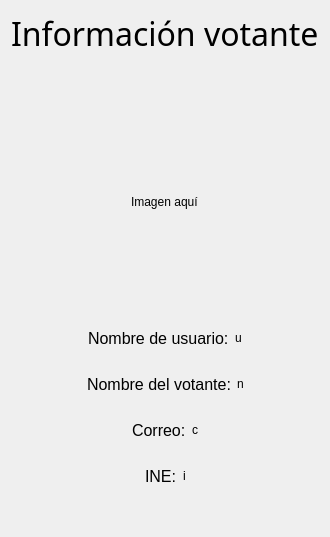
      <widget class="QWidget" name="page_v1">
       <layout class="QVBoxLayout" name="verticalLayout">
        <item>
         <layout class="QGridLayout" name="gridLayout_2">
          <item row="3" column="0">
           <spacer name="verticalSpacer_6">
            <property name="orientation">
             <enum>Qt::Vertical</enum>
            </property>
            <property name="sizeHint" stdset="0">
             <size>
              <width>20</width>
              <height>40</height>
             </size>
            </property>
           </spacer>
          </item>
          <item row="5" column="0">
           <layout class="QHBoxLayout" name="horizontalLayout_7">
            <property name="topMargin">
             <number>20</number>
            </property>
            <item>
             <spacer name="horizontalSpacer_5">
              <property name="orientation">
               <enum>Qt::Horizontal</enum>
              </property>
              <property name="sizeHint" stdset="0">
               <size>
                <width>40</width>
                <height>20</height>
               </size>
              </property>
             </spacer>
            </item>
            <item>
             <widget class="QLabel" name="label_10">
              <property name="font">
               <font>
                <pointsize>12</pointsize>
               </font>
              </property>
              <property name="text">
               <string>Nombre de usuario:</string>
              </property>
             </widget>
            </item>
            <item>
             <widget class="QLabel" name="nombreUsuarioVotante">
              <property name="text">
               <string>u</string>
              </property>
             </widget>
            </item>
            <item>
             <spacer name="horizontalSpacer_6">
              <property name="orientation">
               <enum>Qt::Horizontal</enum>
              </property>
              <property name="sizeHint" stdset="0">
               <size>
                <width>40</width>
                <height>20</height>
               </size>
              </property>
             </spacer>
            </item>
           </layout>
          </item>
          <item row="7" column="0">
           <layout class="QHBoxLayout" name="horizontalLayout_8">
            <property name="topMargin">
             <number>20</number>
            </property>
            <item>
             <spacer name="horizontalSpacer_7">
              <property name="orientation">
               <enum>Qt::Horizontal</enum>
              </property>
              <property name="sizeHint" stdset="0">
               <size>
                <width>40</width>
                <height>20</height>
               </size>
              </property>
             </spacer>
            </item>
            <item>
             <widget class="QLabel" name="label_12">
              <property name="font">
               <font>
                <pointsize>12</pointsize>
               </font>
              </property>
              <property name="text">
               <string>Correo:</string>
              </property>
             </widget>
            </item>
            <item>
             <widget class="QLabel" name="correoVotante">
              <property name="text">
               <string>c</string>
              </property>
             </widget>
            </item>
            <item>
             <spacer name="horizontalSpacer_8">
              <property name="orientation">
               <enum>Qt::Horizontal</enum>
              </property>
              <property name="sizeHint" stdset="0">
               <size>
                <width>40</width>
                <height>20</height>
               </size>
              </property>
             </spacer>
            </item>
           </layout>
          </item>
          <item row="4" column="0" alignment="Qt::AlignHCenter">
           <widget class="QLabel" name="imagenVotante">
            <property name="minimumSize">
             <size>
              <width>0</width>
              <height>200</height>
             </size>
            </property>
            <property name="font">
             <font>
              <family>MS UI Gothic</family>
             </font>
            </property>
            <property name="text">
             <string>Imagen aquí</string>
            </property>
           </widget>
          </item>
          <item row="9" column="0">
           <spacer name="verticalSpacer_7">
            <property name="orientation">
             <enum>Qt::Vertical</enum>
            </property>
            <property name="sizeHint" stdset="0">
             <size>
              <width>20</width>
              <height>40</height>
             </size>
            </property>
           </spacer>
          </item>
          <item row="1" column="0" alignment="Qt::AlignHCenter">
           <widget class="QLabel" name="label_titulov1">
            <property name="font">
             <font>
              <family>Bahnschrift</family>
              <pointsize>24</pointsize>
             </font>
            </property>
            <property name="text">
             <string>Información votante</string>
            </property>
           </widget>
          </item>
          <item row="8" column="0">
           <layout class="QHBoxLayout" name="horizontalLayout_9">
            <property name="topMargin">
             <number>20</number>
            </property>
            <item>
             <spacer name="horizontalSpacer_9">
              <property name="orientation">
               <enum>Qt::Horizontal</enum>
              </property>
              <property name="sizeHint" stdset="0">
               <size>
                <width>40</width>
                <height>20</height>
               </size>
              </property>
             </spacer>
            </item>
            <item>
             <widget class="QLabel" name="label_15">
              <property name="font">
               <font>
                <pointsize>12</pointsize>
               </font>
              </property>
              <property name="text">
               <string>INE:</string>
              </property>
             </widget>
            </item>
            <item>
             <widget class="QLabel" name="INE">
              <property name="text">
               <string>i</string>
              </property>
             </widget>
            </item>
            <item>
             <spacer name="horizontalSpacer_10">
              <property name="orientation">
               <enum>Qt::Horizontal</enum>
              </property>
              <property name="sizeHint" stdset="0">
               <size>
                <width>40</width>
                <height>20</height>
               </size>
              </property>
             </spacer>
            </item>
           </layout>
          </item>
          <item row="6" column="0">
           <layout class="QHBoxLayout" name="horizontalLayout_14">
            <property name="topMargin">
             <number>20</number>
            </property>
            <item>
             <spacer name="horizontalSpacer_17">
              <property name="orientation">
               <enum>Qt::Horizontal</enum>
              </property>
              <property name="sizeHint" stdset="0">
               <size>
                <width>40</width>
                <height>20</height>
               </size>
              </property>
             </spacer>
            </item>
            <item>
             <widget class="QLabel" name="label_25">
              <property name="font">
               <font>
                <pointsize>12</pointsize>
               </font>
              </property>
              <property name="text">
               <string>Nombre del votante:</string>
              </property>
             </widget>
            </item>
            <item>
             <widget class="QLabel" name="nombreVotante">
              <property name="text">
               <string>n</string>
              </property>
             </widget>
            </item>
            <item>
             <spacer name="horizontalSpacer_18">
              <property name="orientation">
               <enum>Qt::Horizontal</enum>
              </property>
              <property name="sizeHint" stdset="0">
               <size>
                <width>40</width>
                <height>20</height>
               </size>
              </property>
             </spacer>
            </item>
           </layout>
          </item>
         </layout>
        </item>
       </layout>
      </widget>
